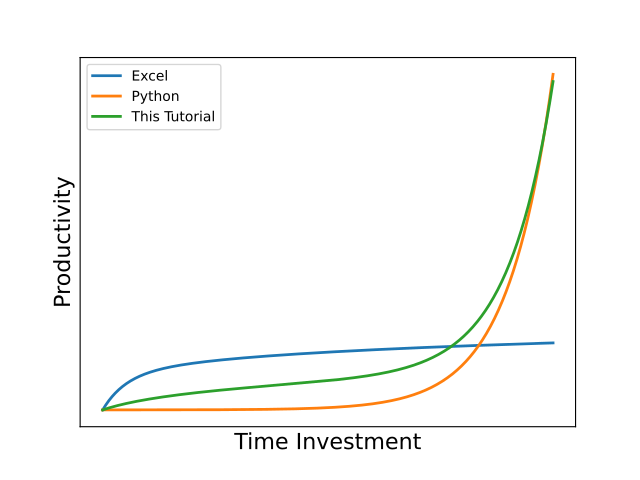

Here is the Python script that generated this plot:
import numpy as np
import matplotlib.pyplot as plt

x = np.linspace(0, 10, 1000)

plt.plot(x, 1./np.exp(2*x[0]) - 1./np.exp(2*x) + np.log(x+1)/2.,
        lw=2, label='Excel')
plt.plot(x, np.exp(x)/2000., lw=2, label='Python')
plt.plot(x, np.log(x+1)/2. + np.exp(x)/2300., lw=2, label='This Tutorial')

plt.xlabel('Time Investment', fontsize=16)
plt.xticks( [] )

plt.ylabel('Productivity', fontsize=16)
plt.yticks( [] )

plt.legend(loc=2)
plt.show()
